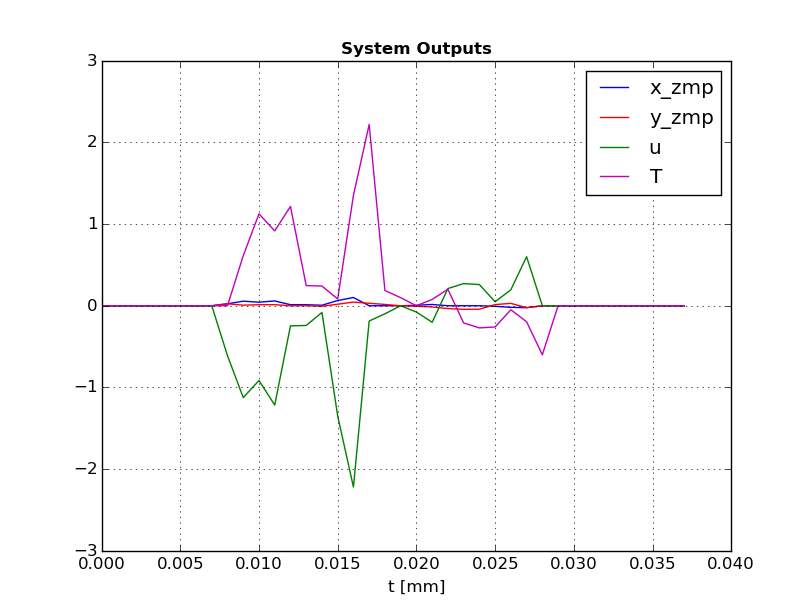

Write the Python code that produced this figure.
import yarp
import numpy as np
import matplotlib.pyplot as plt


# Initialise YARP
yarp.Network.init()
# Create a port
p = yarp.Port()

# Open the port
p.open("/gui:i")

# Connect output and input ports
yarp.Network.connect("/jr3:o", "/gui:i")
# Read the data from de port
data = yarp.Bottle()


fig = plt.figure()


XZMP = np.zeros(1)
YZMP = np.zeros(1)
U = np.zeros(1)
Y = np.zeros(1)
t = np.zeros(1)
n=0

while 1:

    plt.grid()
    plt.title('System Outputs', fontsize=12, fontweight='bold')
    plt.xlabel('t [mm]')


    # Reading YARP port
    print "Reading..."

    p.read(data)
    Fx = data.get(0).asDouble()/100
    Fy = data.get(1).asDouble()/100
    Fz = data.get(2).asDouble()/100
    Mx = data.get(3).asDouble()/10
    My = data.get(4).asDouble()/10
    Mz = data.get(5).asDouble()/10
    print "F = [" + repr(Fx) + "," + repr(Fy) + "," + repr(Fz) +"]"
    print "M = [" + repr(Mx) + "," + repr(My) + "," + repr(Mz) +"]"

    xzmp = data.get(6).asDouble()
    yzmp = data.get(7).asDouble()
    u = data.get(8).asDouble()
    y = data.get(9).asDouble()


    T=0.001


    print "zmp = [" + repr(xzmp) + "," + repr(yzmp)+ "]"
    print "u = " + repr(u)
    print "y = " + repr(y)

    XZMP = np.append(XZMP,xzmp)
    YZMP = np.append(YZMP,yzmp)
    U = np.append(U,u)
    Y = np.append(Y,y)
    t = np.append(t, T*n)

    print "t = " + repr(t[n])

    plt.plot(t,XZMP,'b', label='x_zmp')
    plt.plot(t,YZMP,'r', label='y_zmp')
    plt.plot(t,U,'g', label='u')
    plt.plot(t,Y,'m', label='T')

    legend = plt.legend(loc='upper right')

    n=n+1

    fig.show()

    #Sample time 1ms
    plt.pause(0.00001) #delay in seconds
    fig.savefig('./graph.png')
    fig.clf()


p.close()
